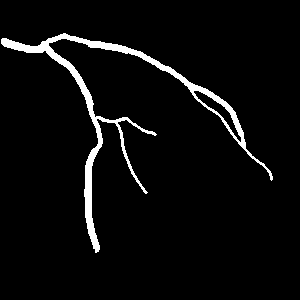
#> input picture Imagenes_Biomedicas/Materia/Tareas/TareaV/BD_20_Angios/10_gt.png, 300 x 300 px, given in place of 1_gt.png, which was not available
$ python Tophat.py   (Python 2 division)   (older library calls are emulated)
#> lines starting #> are read from the running program, lines starting #| are printed output that depends on the picture; after the words box and inside, x2 and y2 are one past the last pixel; in counts of white or black regions, pixels touching at a corner belong together; pictures that were not available may be replaced by others from this repository, and a replacement may not be noted
from __future__ import print_function
import sys

import cv2
import numpy as np
from matplotlib import pyplot as plt
from sklearn import metrics
import itertools
import operator
import math

def eprint(*args, **kwargs):
    print(*args, file=sys.stderr, **kwargs)
#from skimage.morphology import square
# [8 lines left out: function auc_from_fpr_tpr, not called in this run]

def evaluateKernel(kernel):
  FP = np.zeros(255)
  TP = np.zeros(255)
  FPTN = np.zeros(255)
  TPFN = np.zeros(255)
  kernel = np.uint8(kernel)
#  kernel = cv2.getStructuringElement(2,(29,29))
  for nim in range (1, 2):
   imgref = cv2.imread('BD_20_Angios/'+str(nim)+'_gt.png',0).flatten()
   img = cv2.imread('BD_20_Angios/'+str(nim)+'.png',0)
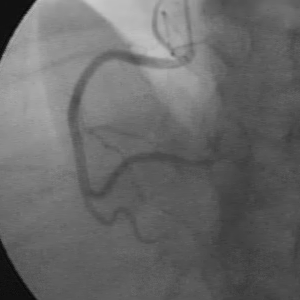
#> input picture Imagenes_Biomedicas/Materia/Tareas/TareaV/BD_20_Angios/1.png, 300 x 300 px
#> img is the input picture: shape (300, 300); min 4, max 201, mean 104.5
   for l in range(0,3):
    img = cv2.imread('BD_20_Angios/'+str(nim)+'.png',0)
#    kernel =  cv2.getStructuringElement(0,(19,19))
    img = cv2.morphologyEx(img, cv2.MORPH_BLACKHAT, kernel)
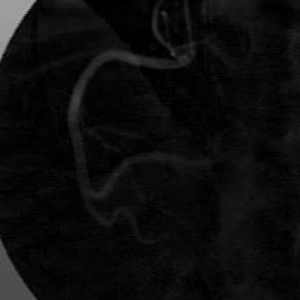
#> img: shape (300, 300); min 0, max 170, mean 11.9
 # [12 lines of commented-out code are left out]

   imgref=imgref/255
   indexes = np.unique(img.flatten())
#> indexes = 151 values from 0 to 170

  minv = 100000000
  tt = -1
  for i in range(0, 255):
    ret2,th2 = cv2.threshold(img,i,255, cv2.THRESH_BINARY)
    th2 =th2.flatten()/255
    tp = np.sum(np.logical_and(th2, imgref))
    tn = np.sum(np.logical_and(np.logical_not(th2), np.logical_not(imgref)))
    fn = np.sum(np.logical_and(np.logical_not(th2), imgref))
    fp = np.sum(np.logical_and(th2, np.logical_not(imgref)))
    TPFN[i] += tp+fn+0.0
    FPTN[i] += fp+tn+0.0
    FP[i] += fp+0.0
    TP[i] += tp+0.0
    sensitivity = (tp/float(tp+fn))
    specifity = (fp/float(fp+tn))
    dis = math.sqrt(  (1.0-sensitivity)*(1.0-sensitivity)  + (specifity)*(specifity))
    if dis < minv:
       minv = dis
       tt = i
#> this loop made 255 passes
#> (tp, tn, fn, fp, sensitivity, specifity, dis, minv) on passes 1 to 9: (3836, 2650, 112, 83402, 0.972, 0.969, 0.97, 0.97), (3632, 5471, 316, 80581, 0.92, 0.936, 0.94, 0.94), (3413, 9193, 535, 76859, 0.864, 0.893, 0.903, 0.903), (3189, 13540, 759, 72512, 0.808, 0.843, 0.864, 0.864), (2944, 18969, 1004, 67083, 0.746, 0.78, 0.82, 0.82), (2611, 25482, 1337, 60570, 0.661, 0.704, 0.781, 0.781), (2254, 31602, 1694, 54450, 0.571, 0.633, 0.765, 0.765), (1918, 39467, 2030, 46585, 0.486, 0.541, 0.747, 0.747), (1709, 45648, 2239, 40404, 0.433, 0.47, 0.736, 0.736)
#> (tp, tn, fn, fp, sensitivity, specifity, dis) on passes 10 to 15: (1489, 51081, 2459, 34971, 0.377, 0.406, 0.744), (1368, 55921, 2580, 30131, 0.347, 0.35, 0.741), (1231, 60187, 2717, 25865, 0.312, 0.301, 0.751), (1110, 63440, 2838, 22612, 0.281, 0.263, 0.765), (985, 66269, 2963, 19783, 0.249, 0.23, 0.785), (874, 69120, 3074, 16932, 0.221, 0.197, 0.803)
#> pass 1, in evaluateKernel, `ret2,th2 = cv2.threshold(img,i,255, cv2.THRESH_BINARY)`:
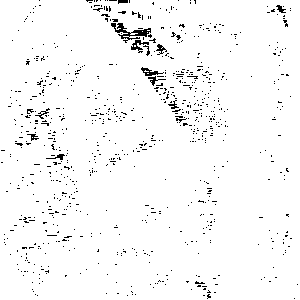
#> th2: shape (300, 300); 96.9% white; black in thin lines or dots
#> pass 2, in evaluateKernel, `ret2,th2 = cv2.threshold(img,i,255, cv2.THRESH_BINARY)`:
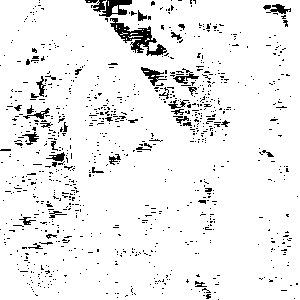
#> th2: shape (300, 300); 93.6% white; black in thin lines or dots
#> pass 3, in evaluateKernel, `ret2,th2 = cv2.threshold(img,i,255, cv2.THRESH_BINARY)`:
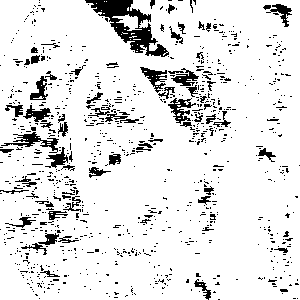
#> th2: shape (300, 300); 89.2% white; 940 black regions (866 under 20 px), largest, box (x1, y1, x2, y2) and area: (85, 0, 169, 57) 1602, (1, 132, 59, 153) 366, (168, 98, 196, 124) 295
#> after the loop, FP = 255 values, max 83402 at index 0, min 0 at index 170, mean 4004.7; FPTN = 255 values from 86052 to 86052; TP = 255 values, max 3836 at index 0, min 0 at index 163, mean 189.7; TPFN = 255 values from 3948 to 3948; minv = 0.736; tt = 8
  FPR = np.append(FP/FPTN,[0.0,1.0])
#> FPR = 257 values, max 1 at index 256, min 0 at index 170, mean 0.0501
  TPR = np.append(TP/TPFN,[1.0,0.0])
#> TPR = 257 values, max 1 at index 255, min 0 at index 163, mean 0.0516
# [5 lines of commented-out code are left out]
#> (the run stopped early here; a loop or call above may not have finished)
